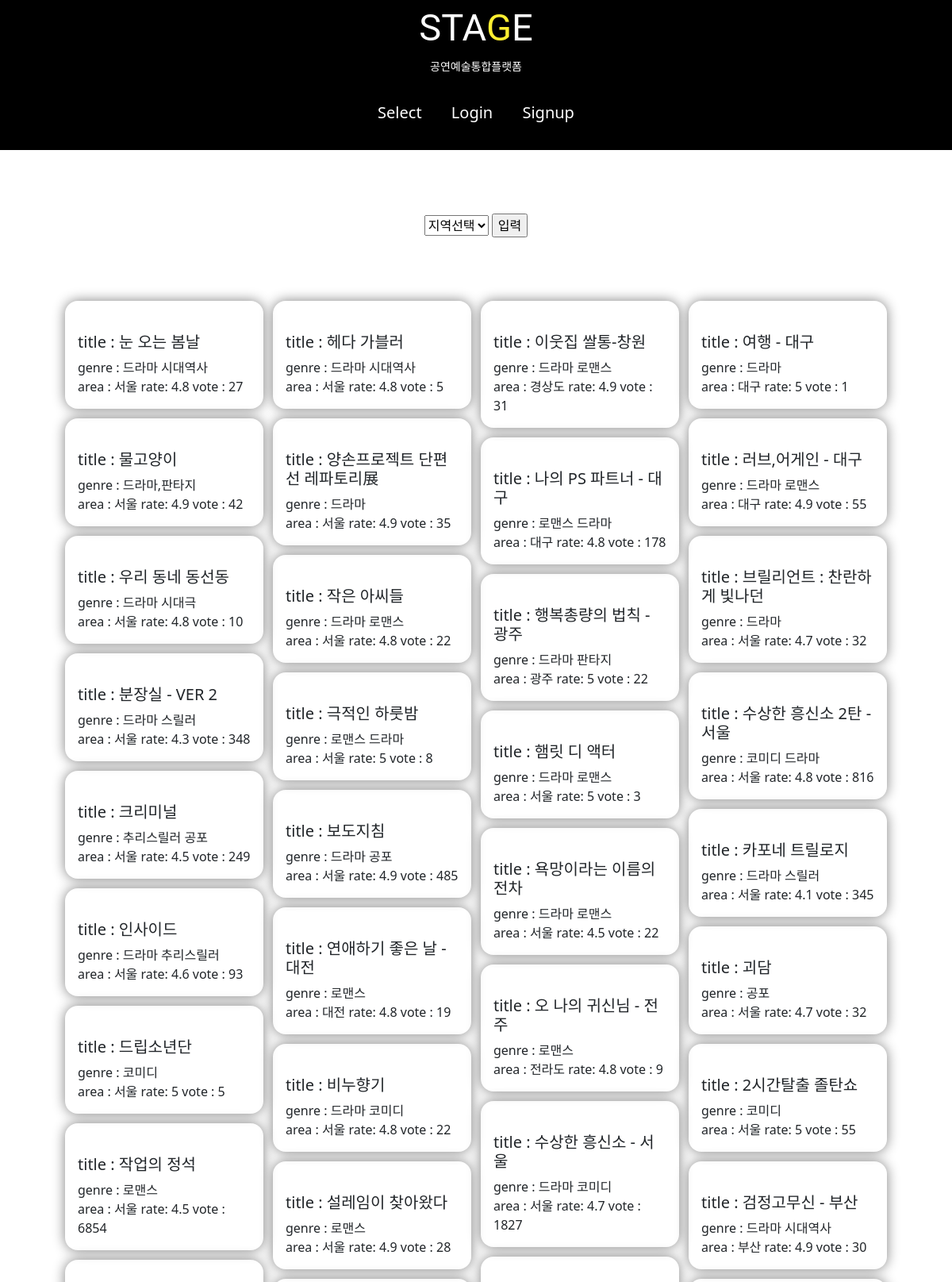
Screenshot of /account/mainpage/1 (upper part) with the database file from the repository.
### playlistapp/models.py (models this page shows)
class Play(models.Model):
    title = models.CharField(max_length=200, null=True)
    genres = models.CharField(max_length=200, null=True)
    area = models.CharField(max_length=200, null=True)
    rate =models.CharField(max_length=2,null=True)
    vote = models.CharField(max_length=10,null=True)

### accountapp/views.py (the view)
# urls.py: path('mainpage/<int:pk>',ArticleListView.as_view(), name='mainpage'),
class ArticleListView(ListView):
    model = Play
    context_object_name = 'play_list'
    template_name = 'accountapp/mainpage.html'

### accountapp/templates/accountapp/mainpage.html (shortened to what this page needs)
{% extends 'base.html' %}
{% load static %}
{% block content %}
  <div style="text-align:center;padding:3rem">
    <div style="padding:2rem;">
        <form action="{% url 'accountapp:area' pk=user.pk %}" method="get">
          <select name="area">
              <option value="">지역선택</option>
          </select>
            <input type="submit" value="입력">
        </form>
    </div>
  </div>
  {% if play_list %}
  <div class="container">
      {% for play in play_list %}
        <a>
          {% include 'snippets/card_article.html' with play=play %}
        </a>
      {% endfor %}
  </div>
  {% else %}
  <div class="text-center">
    <h1>No Articles YET!</h1>
  </div>
  {% endif %}
{% endblock %}

### templates/snippets/card_article.html (shortened to what this page needs)
<div style="display:block;padding:1rem;">
  <h5>
    title : {{ play.title }}
  </h5>
  <h7>
    genre : {{ play.genres }}
  </h7>
  <br>
  <h7>
    area : {{ play.area }}
  </h7>
  <h7>
    rate: {{ play.rate }}
  </h7>
  <h7>
    vote : {{ play.vote }}
  </h7>
</div>

### static/base.css (style rules this page uses)
a { text-decoration: none; }

### accountapp/templates/accountapp/mainpage.html (style rules this page uses)
.container { padding: 0; margin: 0, auto; }
.container div { display: flex; justify-content: center; border-radius: 1rem; box-shadow: 0 0 1rem grey; }
.container a { width:45%; max-width: 250px; }

### rows the page displays
Play: title "눈 오는 봄날", genres "드라마 시대역사", area "서울", rate "4.8", vote "27"
Play: title "헤다 가블러", genres "드라마 시대역사", area "서울", rate "4.8", vote "5"
Play: title "이웃집 쌀통-창원", genres "드라마 로맨스", area "경상도", rate "4.9", vote "31"
Play: title "여행 - 대구", genres "드라마", area "대구", rate "5", vote "1"
Play: title "물고양이", genres "드라마,판타지", area "서울", rate "4.9", vote "42"
Play: title "양손프로젝트 단편선 레파토리展", genres "드라마", area "서울", rate "4.9", vote "35"
Play: title "러브,어게인 - 대구", genres "드라마 로맨스", area "대구", rate "4.9", vote "55"
Play: title "나의 PS 파트너 - 대구", genres "로맨스 드라마", area "대구", rate "4.8", vote "178"
Play: title "우리 동네 동선동", genres "드라마 시대극", area "서울", rate "4.8", vote "10"
Play: title "브릴리언트 : 찬란하게 빛나던", genres "드라마", area "서울", rate "4.7", vote "32"
Play: title "작은 아씨들", genres "드라마 로맨스", area "서울", rate "4.8", vote "22"
Play: title "행복총량의 법칙 - 광주", genres "드라마 판타지", area "광주", rate "5", vote "22"
Play: title "분장실 - VER 2", genres "드라마 스릴러", area "서울", rate "4.3", vote "348"
Play: title "극적인 하룻밤", genres "로맨스 드라마", area "서울", rate "5", vote "8"
Play: title "수상한 흥신소 2탄 - 서울", genres "코미디 드라마", area "서울", rate "4.8", vote "816"
Play: title "햄릿 디 액터", genres "드라마 로맨스", area "서울", rate "5", vote "3"
Play: title "크리미널", genres "추리스릴러 공포", area "서울", rate "4.5", vote "249"
Play: title "보도지침", genres "드라마 공포", area "서울", rate "4.9", vote "485"
Play: title "카포네 트릴로지", genres "드라마 스릴러", area "서울", rate "4.1", vote "345"
Play: title "욕망이라는 이름의 전차", genres "드라마 로맨스", area "서울", rate "4.5", vote "22"
Play: title "인사이드", genres "드라마 추리스릴러", area "서울", rate "4.6", vote "93"
Play: title "연애하기 좋은 날 - 대전", genres "로맨스", area "대전", rate "4.8", vote "19"
Play: title "괴담", genres "공포", area "서울", rate "4.7", vote "32"
Play: title "오 나의 귀신님 - 전주", genres "로맨스", area "전라도", rate "4.8", vote "9"
Play: title "드립소년단", genres "코미디", area "서울", rate "5", vote "5"
Play: title "비누향기", genres "드라마 코미디", area "서울", rate "4.8", vote "22"
Play: title "2시간탈출 졸탄쇼", genres "코미디", area "서울", rate "5", vote "55"
Play: title "수상한 흥신소 - 서울", genres "드라마 코미디", area "서울", rate "4.7", vote "1827"
Play: title "작업의 정석", genres "로맨스", area "서울", rate "4.5", vote "6854"
Play: title "설레임이 찾아왔다", genres "로맨스", area "서울", rate "4.9", vote "28"
Play: title "검정고무신 - 부산", genres "드라마 시대역사", area "부산", rate "4.9", vote "30"
